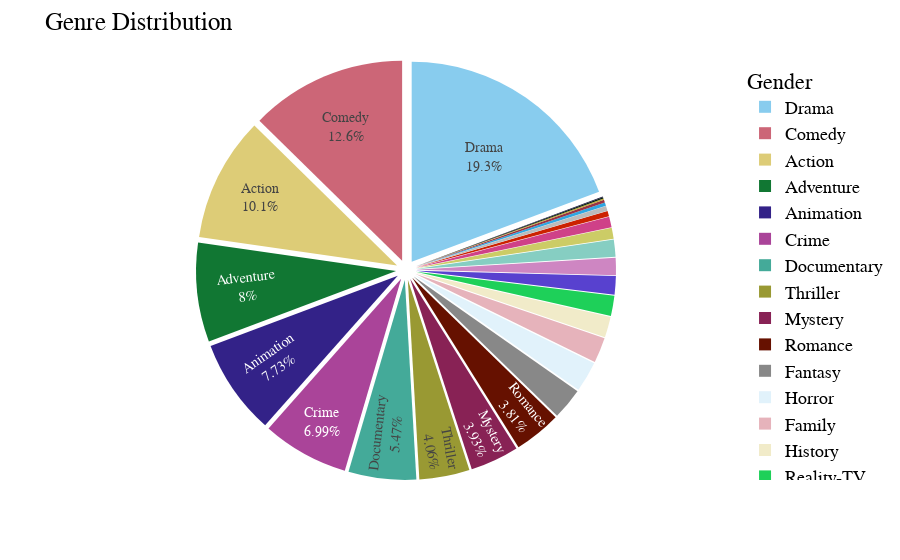

Notebook code for this chart:
### Code cell
# Genre Count Ditribution
fig = px.pie(data_frame = genre_df,
             values = 'Count',
             names =genre_df.index,
             color_discrete_sequence = px.colors.qualitative.Safe)

fig.update_traces(textposition = 'inside',
                  textinfo = 'label+percent',
                  pull = [0.05] * len(genre_df.index.to_list()))

fig.update_layout(title = {'text':'Genre Distribution'},
                  legend_title = 'Gender',
                  uniformtext_minsize=13,
                  uniformtext_mode='hide',
                  font = dict(
                      family = "Courier New, monospace",
                      size = 18,
                      color = 'black'
                  ))


fig.show()

### Figure 1 — Plotly figure (JSON) as saved in the notebook; plotly's stock layout.template omitted (floating-point values rounded to 4 significant figures)
{"data": [{"domain": {"x": [0, 1], "y": [0, 1]}, "hovertemplate": "index=%{label}<br>Count=%{value}<extra></extra>", "labels": ["Action", "Horror", "Thriller", "Animation", "Adventure", "Drama", "Comedy", "Crime", "Romance", "Mystery", "Fantasy", "History", "Sci-Fi", "Biography", "Family", "Documentary", "Music", "Sport", "Short", "Game-Show", "Reality-TV", "Musical", "War", "Western", "Film-Noir", "Talk-Show", "News"], "legendgroup": "", "name": "", "pull": [0.05, 0.05, 0.05, 0.05, 0.05, 0.05, 0.05, 0.05, 0.05, 0.05, 0.05, 0.05, 0.05, 0.05, 0.05, 0.05, 0.05, 0.05, 0.05, 0.05, 0.05, 0.05, 0.05, 0.05, 0.05, 0.05, 0.05], "showlegend": true, "textinfo": "label+percent", "textposition": "inside", "type": "pie", "values": [2258, 553, 910, 1732, 1792, 4325, 2832, 1566, 853, 880, 572, 372, 310, 312, 456, 1224, 200, 192, 333, 98, 370, 61, 48, 24, 12, 89, 23]}], "layout": {"font": {"color": "black", "family": "Courier New, monospace", "size": 18}, "legend": {"title": {"text": "Gender"}, "tracegroupgap": 0}, "margin": {"t": 60}, "piecolorway": ["rgb(136, 204, 238)", "rgb(204, 102, 119)", "rgb(221, 204, 119)", "rgb(17, 119, 51)", "rgb(51, 34, 136)", "rgb(170, 68, 153)", "rgb(68, 170, 153)", "rgb(153, 153, 51)", "rgb(136, 34, 85)", "rgb(102, 17, 0)", "rgb(136, 136, 136)"], "title": {"text": "Genre Distribution"}, "uniformtext": {"minsize": 13, "mode": "hide"}}}
